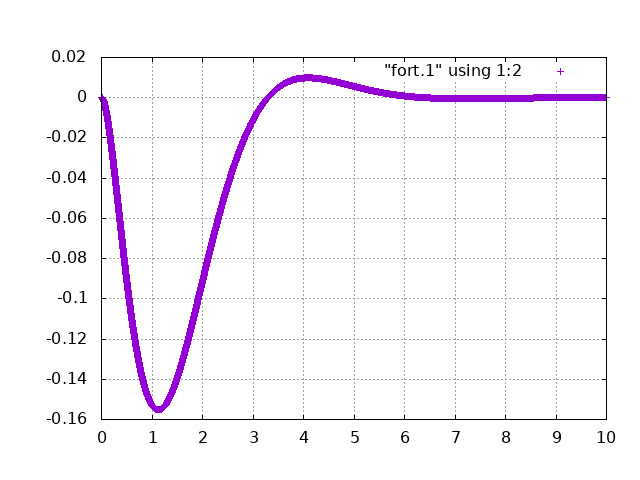

Generate this figure with gnuplot:
# plot.plt
set term png
set autoscale
set output "plot1.png"
set title " "
set grid
set xlabel " "
set ylabel " "
plot "fort.1" using 1:2